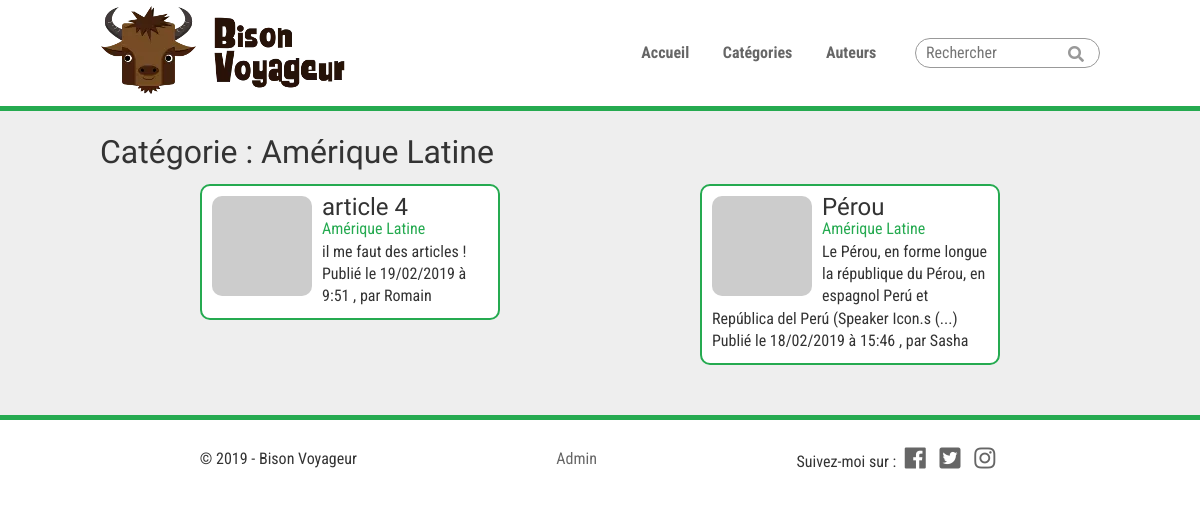
/categorie.php?id=11, run on the app's committed database.
### tables this page shows
CREATE TABLE `category` (
  `id` tinyint(4) NOT NULL,
  `name` varchar(255) NOT NULL
);

CREATE TABLE `post` (
  `id` smallint(6) NOT NULL,
  `title` varchar(255) NOT NULL,
  `content` text NOT NULL,
  `publicationDate` datetime NOT NULL DEFAULT CURRENT_TIMESTAMP,
  `author_id` tinyint(4) DEFAULT NULL,
  `category_id` tinyint(4) DEFAULT NULL
);

CREATE TABLE `author` (
  `id` tinyint(4) NOT NULL,
  `lastName` varchar(255) NOT NULL,
  `firstName` varchar(255) NOT NULL,
  `email` varchar(255) NOT NULL,
  `password` varchar(255) NOT NULL
);

### categorie.php (called while the page is built, shortened)
<?php
require("config/config.php");
require("config/database.php");
if (isset($_GET["id"]) && ctype_digit($_GET["id"])) {
  $query = $pdo->prepare(
  "SELECT post.id AS postId, title, content, publicationDate, author.firstName AS authorFirstName, category.name AS categoryName
  FROM post
  INNER JOIN category ON post.category_id = category.id
  INNER JOIN author ON post.author_id = author.id
  WHERE category_id = :id
  ORDER BY publicationDate DESC");
  $query->bindParam(':id', $_GET['id'], PDO::PARAM_INT);
  $query->execute();
  $posts = $query->fetchAll();
}
$pageTitle = "Catégorie : " . $posts[0]['categoryName'];
include("layout.phtml");
?>

### config/config.php (called while the page is built)
<?php
$baseUrl = "http://" . $_SERVER['HTTP_HOST'] . "/02 - Développement/PHP/DEV PHP1.3 - Blog";

### layout.phtml (the view, shortened to what this page needs)
<!DOCTYPE html>
<html lang="fr">
  <head>
    <link rel="stylesheet" href="https://use.fontawesome.com/releases/v5.7.2/css/all.css">
    <link rel="stylesheet" href="<?= $baseUrl ?>/css/normalize.css">
    <link rel="stylesheet" href="<?= $baseUrl ?>/css/main.css">
  </head>
  <body>
    <header>
      <div class="flexBox maxWidth">
        <div class="logo"><a href="<?= $baseUrl ?>/index.php"><img src="<?= $baseUrl ?>/img/logo.png" alt="logo de Bison Voyageur"></a></div>
        <nav>
          <ul>
            <li><a href="<?= $baseUrl ?>/index.php">Accueil</a></li>
            <li>
              <a href="<?= $baseUrl ?>/categories.php">Catégories</a>
            </li>
            <li><a href="<?= $baseUrl ?>/authors.php">Auteurs</a>
            </li>
          </ul>
          <form action="search.php" method="post">
            <input id="search" type="text" name="search" placeholder="Rechercher">
          </form>
        </nav>
      </div>
    </header>
    <main>
      <div class="maxWidth">
        <?php include $template; ?>
      </div>
    </main>
    <footer>
      <div class="flexBox maxWidth">
        <p>© 2019 - Bison Voyageur</p>
        <p><a href="<?= $baseUrl ?>/admin/index.php">Admin</a></p>
        <p class="footer-social">Suivez-moi sur :
          <a href="#"><i class="fab fa-facebook"></i></a>
          <a href="#"><i class="fab fa-twitter-square"></i></a>
          <a href="#"><i class="fab fa-instagram"></i></a>
        </p>
      </div>
    </footer>
  </body>
</html>

### index.phtml (shortened to what this page needs)
<h1><?= $pageTitle ?></h1>
<section id="last-posts">
  <?php foreach ($posts as $post): ?>
    <a href="<?= $baseUrl ?>/post.php?id=<?= $post['postId']; ?>">
      <article>
        <img src="https://picsum.photos/100/?random" alt="random image">
        <h2><?= $post['title']; ?></h2>
        <p><?= $post['categoryName']; ?></p>
        <p><?= mb_strimwidth($post['content'], 0, 110, ' (...)'); ?></p>
        <p>Publié le
          <?= date("d/m/Y \à G:i", strtotime($post['publicationDate'])); ?>
          , par
          <?= $post['authorFirstName'] ?>
        </p>
      </article>
    </a>
  <?php endforeach; ?>
</section>

### css/main.css (style rules this page uses)
* { box-sizing: border-box; }
body { margin: 0; font-family: 'Roboto Condensed', sans-serif; color: #333; line-height: 1.4em; }
h1, h2 { font-family: 'Lalezar', cursive; font-weight: normal; margin: 0; padding: 0; }
a { text-decoration: none; color: #666; transition: color 0.2s; }
.maxWidth { width: 90%; max-width: 1000px; margin: auto; }
.flexBox { display: flex; flex-flow: row wrap; align-items: center; }
input { background-color: #fff0; border: 1px solid #999; border-radius: 1em; padding: 5px 10px; width: 100%; max-width: 300px; }
header { border-bottom: 5px solid #25aa50; padding: 0; background: #fff; }
header .flexBox { justify-content: space-between; }
header nav { padding: 10px 0; }
header nav ul { display: inline-block; list-style: none; padding: 0; }
header nav li { display: inline-block; position: relative; font-weight: bold; margin: 0 15px; }
header nav form { display: inline-block; margin-left: 20px; position: relative; z-index: 2; }
header nav form::after { content: "\f002"; font-family: "Font Awesome 5 Free"; font-weight: 900; font-style: normal; text-decoration: inherit; position: absolute; color: #999; top: 0.3em; right: 1em; z-index: 1; }
footer { border-top: 5px solid #25aa50; padding: 10px 0; background: #fff; }
footer .flexBox { justify-content: space-around; }
.footer-social .fab { font-size: 1.5em; margin: 0 5px; transition: color 0.2s; }
main { padding: 30px 0; background: #eee; }
#last-posts { display: flex; flex-flow: row wrap; justify-content: space-around; }
#last-posts article { border: 2px solid #25aa50; border-radius: 10px; padding: 10px 10px; width: 300px; margin: 20px auto; color: #333; background: #fff; transition: transform 0.2s }
#last-posts article img { float: left; border-radius: 10px; margin-right: 10px; }
#last-posts article p { margin: 0; }
#last-posts article p:first-of-type { color: #25aa50; }

### data on the page
category: name "Catégorie : Amérique Latine"
post: title "article 4", category.name "Amérique Latine", content "il me faut des articles !", publicationDate "19/02/2019 à 9:51", author.firstName "Romain"
post: title "Pérou", category.name "Amérique Latine", content "Le Pérou, en forme longue la république du Pérou, en espagnol Perú et República del Perú (Speaker Icon.s (...)", publicationDate "18/02/2019 à 15:46", author.firstName "Sasha"
